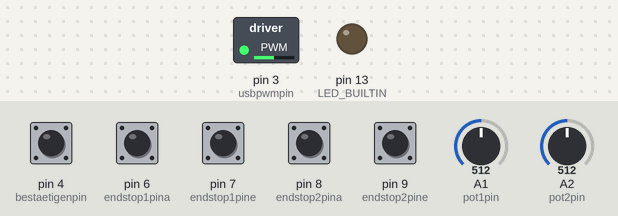
A sketch run on a simulated Arduino Uno, built with avr-gcc and run on an emulated ATmega328P. Shown: switched loads named in the sketch (green lamp = pin HIGH), output pins drawn as LEDs (lit = HIGH). Inputs (shaded band) come from the test bench; at power-on: pin 4 (bestaetigenpin), pin 6 (endstop1pina), pin 7 (endstop1pine), pin 8 (endstop2pina), pin 9 (endstop2pine) HIGH, A1 (pot1pin) = 512, A2 (pot2pin) = 512. Pins used as bus, display or sensor lines are not drawn.

Above: at 1.2 s.
1.3 s: A1 (pot1pin) set to 716
At 3.0 s:
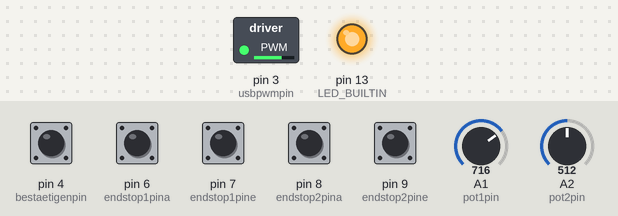
9.5 s: A1 (pot1pin) set to 900
At 13.0 s:
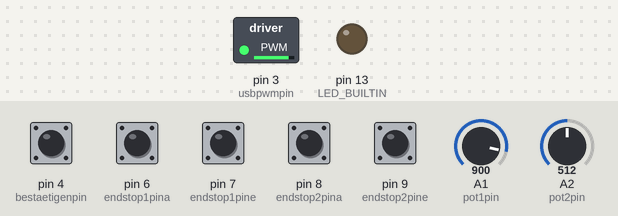
17.6 s: A1 (pot1pin) set to 511
At 19.2 s:
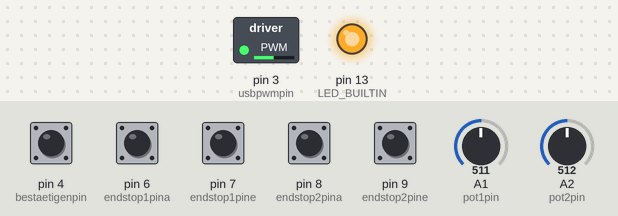
27.5 s: A1 (pot1pin) set to 122
At 29.5 s:
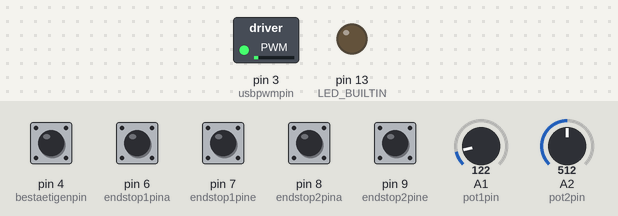
35.6 s: A1 (pot1pin) set to 0
At 39.2 s:
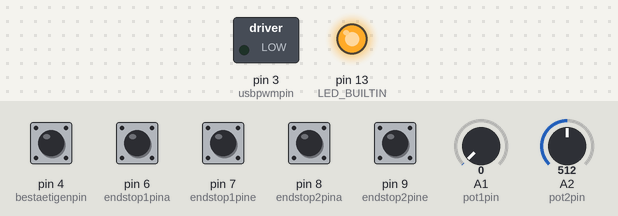
Timing chart, 0 to 46.5 s (numbered marks = the images above; inputs shaded):
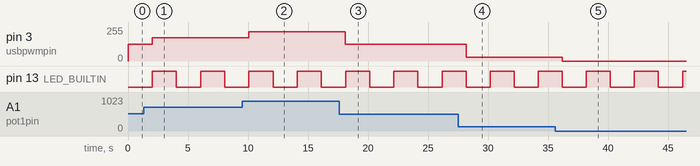

The sketch:

Arduinocode.ino
```cpp
#include "HardwareIO.h"


// Definiere input pins auf der platine
#define usbpwmpin 3  //PWM steuerung für USB Port

#define endstop1pina 6  //Endstops für Fahrrad 1
#define endstop1pine 7
#define endstop2pina 8  //Endstops für Fahrrad 2
#define endstop2pine 9

#define bestaetigenpin 4  //Bestätigen button
#define blankpin 5

#define pot1pin 15  //Poti Speed
#define pot2pin 16  //Poti Pumpe


#define stepper1enpin 17    //Stepper enable Fahrrad 1
#define stepper1steppin 14  //Stepper step
#define stepper1dirpin 13   //Stepper dir

#define stepper2enpin 12    //Stepper enable Fahrrad 2
#define stepper2steppin 1  //Stepper step
#define stepper2dirpin 0   //Stepper dir


#define Motorspeedrange 10    //mindestgeschwindigkeit = maxspeed/Motorspeedrange

#define Maxmotorspeedmm 10    //Geschwindigkeit Fahrrad in mm pro Sekunde
#define Maxmotorspeed (16000000)/(3*Maxmotorspeedmm*64)-1    //=(16000000)/(Hz*64)-1   Resultierendes compare match register


bool toggle = false;
uint32_t myBitArray = 0;
int statecounter = 0;

endstop anfang1(endstop1pina);  //Endstops initialisieren
endstop ende1(endstop1pine);
endstop anfang2(endstop2pina);
endstop ende2(endstop2pine);

endstop bestaeigen(bestaetigenpin);  //bestätigen initialisieren

usbport usb(usbpwmpin);

potentiometer poti1(pot1pin);  //Potis initialisieren
potentiometer poti2(pot2pin);

stepper stepperm1(stepper1steppin, stepper1dirpin, stepper1enpin, Maxmotorspeed, Motorspeedrange);  //Stepper initialisieren
stepper stepperm2(stepper2steppin, stepper2dirpin, stepper2enpin, Maxmotorspeed, Motorspeedrange);


void setup() {

  //if (statecounter == -1) {
  //Serial.begin(115200);
  pinMode(LED_BUILTIN, OUTPUT);


  //set timer1 interrupt at 200kHz   Notwendig für Stepper geschwindigkeitssteuerung
  //TCCR1A = 0;  // set entire TCCR1A register to 0
  //TCCR1B = 0;  // same for TCCR1B
  //TCNT1 = 0;   //initialize counter value to 0
  // set compare match register for 1hz increments
  //OCR1A = 1249;  // = (16*10^6) / (1*1024) - 1 (must be <65536)
  // turn on CTC mode
  //TCCR1B |= (1 << WGM12);
  // Set CS10 and CS12 bits for 64 prescaler
  //TCCR1B |= (1 << CS11) | (1 << CS10);
  // enable timer compare interrupt
  //TIMSK1 |= (1 << OCIE1A);
}

//ISR(TIMER1_COMPA_vect) {  //timer0 interrupt 2kHz toggles pin 8  Stepper geschwindigkeitssteuerung

//if(bitRead(myBitArray,31)){
//digitalWrite(stepper1steppin, toggle);
//digitalWrite(stepper2steppin, toggle);
//toggle = !toggle;
//  myBitArray >> 1
//  bitSet(myBitArray, 0);
//}else{
//  myBitArray >> 1
//  bitClear(myBitArray, 0);
//}
//}


void loop() {

  int usbpower = map(poti1.getstate(), 0, 100, 0, 254);  //Poti.getstate returnt spannung des potis von 0 bis 100
  usb.setpower(usbpower);                                // setze usb pwm wert

  //stepperm1.changespeed(poti2.getstate());  //stepper.changespeed nimmt wert von 0 bis 100 als geschwindigkeit aus poti
  //stepperm2.changespeed(poti2.getstate());
  stepperm1.changespeed(1);  //stepper.changespeed nimmt wert von 0 bis 100 als geschwindigkeit aus poti
  stepperm2.changespeed(1);

  digitalWrite(stepper1steppin, 1);
  delay(map(poti1.getstate(),0,100,0,10));
  digitalWrite(stepper1steppin, 0);


  switch (statecounter) {  //Start Schrittkette

    case 0:
      digitalWrite(LED_BUILTIN, 0);
      if (!anfang1.getstate()) {     //solange anfangstaster nicht gedrückt
        stepperm1.switchdir(false);  //direction ist false -> rückwärts
        stepperm1.startmove();       //starte stepper bewegung
      } else {
        stepperm1.stopmove();  //anhalten
      }
      if (!anfang2.getstate()) {
        stepperm2.switchdir(false);
        stepperm2.startmove();
      } else {
        stepperm2.stopmove();
      }
      if (anfang1.getstate() and anfang2.getstate()) {  //wenn beide am anfang sind nächster schritt
        statecounter = 1;
        delay(2000);
      }
      break;


    case 1:

      //stepperm1.changespeed(poti2.getstate());  //Die geschwindigkeit wird permanent aktualisiert
      //stepperm2.changespeed(poti2.getstate());

      stepperm1.changespeed(100);  //Die geschwindigkeit wird permanent aktualisiert
      stepperm2.changespeed(100);


      if (bestaeigen.getstate()) {  //bei bestätigung nächster Schritt
        statecounter = 2;
      }
      break;

    case 2:
      digitalWrite(LED_BUILTIN, 1);
      if (!ende1.getstate()) {      //solange endtaster nicht gedrückt
        stepperm1.switchdir(true);  //direction ist true -> Vorwärts
        stepperm1.startmove();      //starte stepper bewegung
      } else {
        stepperm1.stopmove();  //anhalten
      }
      if (!ende2.getstate()) {
        stepperm2.switchdir(true);
        stepperm2.startmove();
      } else {
        stepperm2.stopmove();
      }
      if (ende1.getstate() and ende2.getstate()) {  //beginne neu
        statecounter = 0;
        delay(2000);
      }
      break;
  }

  //case -1:  Debugging outputs werden im seriellen Monitor dargestellt
  Serial.println("endstops:");
  Serial.print("   a1:\t");
  Serial.print(anfang1.getstate());
  Serial.print("   e1:\t");
  Serial.print(ende1.getstate());
  Serial.print("   a2:\t");
  Serial.print(anfang2.getstate());
  Serial.print("   e2:\t");
  Serial.println(ende2.getstate());

  Serial.print("Potis:");
  Serial.print("   P1:\t");
  Serial.print(poti1.getstate());
  Serial.print("   P2:\t");
  Serial.print(poti2.getstate());
  Serial.print("   Stp:\t");
  Serial.println(statecounter);

  //stepperm1.switchdir(true);
  //stepperm1.changespeed(50);
  //stepperm1.startmove();


  //delay(50);
}
```

HardwareIO.cpp
```cpp
#include "HardwareIO.h"

endstop::endstop(int pin) {
  _pin = pin;
  pinMode(_pin, INPUT_PULLUP);
}

bool endstop::getstate() {
  return digitalRead(_pin);    //Invertiert da schließer
}


usbport::usbport(int pwmpin) {
  _pwmpin = pwmpin;
}

void usbport::setpower(int pwm) {
  analogWrite(_pwmpin, pwm);
}


potentiometer::potentiometer(int pin) {
  _analogpin = pin;
}

int potentiometer::getstate() {
  int mappedValue = map(analogRead(_analogpin), 0, 1023, 0, 100);
  return mappedValue;
}


stepper::stepper(int spin, int dpin, int epin, int mspeed, int srange) {
  _steppin = spin;
  _dirpin = dpin;
  _enpin = epin;
  _maxspeed = mspeed;
  _rangespeed = srange;


  pinMode(_steppin, OUTPUT);
  pinMode(_dirpin, OUTPUT);
  pinMode(_enpin, OUTPUT);
}


void stepper::startmove() {
  digitalWrite(_enpin, true);
}
void stepper::stopmove() {
  digitalWrite(_enpin, false);
}


void stepper::changespeed(int moveval) {
  //cli();
  //=(16*10^A2)/(B1*A1)-1

  int speed = map(moveval, 0, 100, 0, _rangespeed) * _maxspeed;
  Serial.print(" spd:\t");
  Serial.print(speed);
  //speed = 100;
  //OCR1A = speed;

  //sei();
}


void stepper::switchdir(bool dir) {
  digitalWrite(_dirpin, dir);
}
```

HardwareIO.h
```cpp
#include <Arduino.h>

class endstop {
private:
  int _pin;

public:
  endstop(int pin);
  bool getstate();
};


class usbport {
private:
  int _pwmpin;
  int _dutycycle;

public:
  usbport(int pwmpin);
  void setpower(int pwm);
};


class potentiometer {
private:
  int _analogpin;
  int _percentage;

public:
  potentiometer(int analogpin);
  int getstate();
};


class stepper {
private:
  int _steppin;
  int _dirpin;
  int _enpin;
  int _maxspeed;
  int _rangespeed;

public:
  stepper(int steppin, int dirpin, int enpin, int avspeed, int srange);
  void startmove();
  void stopmove();
  void switchdir(bool dir);
  void changespeed(int movespeed);
};
```

Measured:
- after the input at 1.3 s, pin 3 (usbpwmpin): 127/255 → 175/255 after 0.71 s
- after the input at 9.5 s, pin 3 (usbpwmpin): 175/255 → 220/255 after 0.56 s
- after the input at 17.6 s, pin 3 (usbpwmpin): 220/255 → 124/255 after 0.52 s
- after the input at 27.5 s, pin 3 (usbpwmpin): 124/255 → 27/255 after 0.67 s
- after the input at 35.6 s, pin 3 (usbpwmpin): 27/255 → 0/255 after 0.59 s
- by itself, pin 13 (LED_BUILTIN): alternates HIGH for 2.0 s and LOW for 2.0 s
